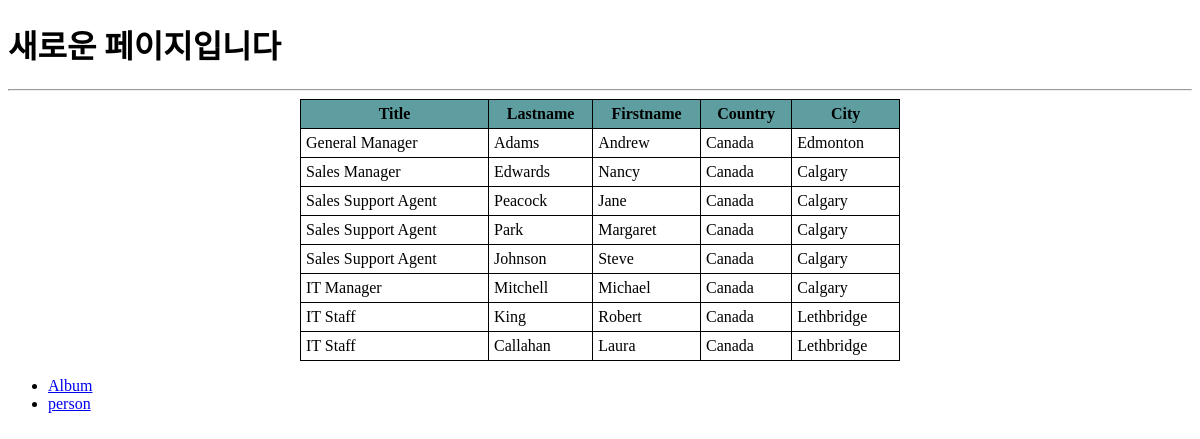
The page / on the database its author committed.
### tables this page shows
CREATE TABLE "employees"
(
    [EmployeeId] INTEGER PRIMARY KEY AUTOINCREMENT NOT NULL,
    [LastName] NVARCHAR(20)  NOT NULL,
    [FirstName] NVARCHAR(20)  NOT NULL,
    [Title] NVARCHAR(30),
    [ReportsTo] INTEGER,
    [BirthDate] DATETIME,
    [HireDate] DATETIME,
    [Address] NVARCHAR(70),
    [City] NVARCHAR(40),
    [State] NVARCHAR(40),
    [Country] NVARCHAR(40),
    [PostalCode] NVARCHAR(10),
    [Phone] NVARCHAR(24),
    [Fax] NVARCHAR(24),
    [Email] NVARCHAR(60),
    FOREIGN KEY ([ReportsTo]) REFERENCES "employees" ([EmployeeId]) 
		ON DELETE NO ACTION ON UPDATE NO ACTION
);

### day14_1.py (the view)
@app.route('/')
def home():
    conn = sqlite3.connect('week3/day14/day14_1/test.db')
    cursor = conn.cursor()
    cursor.execute(" select title,lastname,firstname,country,city from employees ")
    emp = cursor.fetchall()
    conn.close()
    return render_template('sqlite_index.html',emp = emp)

### templates/sqlite_index.html (shortened to what this page needs)
<!DOCTYPE html>
<html lang="ko">
<head>
</head>
<body>
<h1>새로운 페이지입니다</h1>
<hr>
<table id="tablestyle">
    <tr>
        <th>Title</th>
        <th>Lastname</th>
        <th>Firstname</th>
        <th>Country</th>
        <th>City</th>
    </tr>
    {% for i in emp %}
    <tr>
        <td>{{ i[0] }}</td>
        <td>{{ i[1] }}</td>
        <td>{{ i[2] }}</td>
        <td>{{ i[3] }}</td>
        <td>{{ i[4] }}</td>
    </tr>
    {% endfor %}
</table>
<ul>
    <li><a href="/albums">Album</a></li>
    <li><a href="/person">person</a></li>
</ul>
</body>
</html>

### templates/sqlite_index.html (style rules this page uses)
#tablestyle { width: 600px; margin: 0 auto; border-collapse: collapse; }
#tablestyle tr th { background: cadetblue; padding: 5px; border: 1px solid black; }
#tablestyle tr td { padding: 5px; border: 1px solid black; }

### rows shown on the page
employees: Title "General Manager", LastName "Adams", FirstName "Andrew", Country "Canada", City "Edmonton"
employees: Title "Sales Manager", LastName "Edwards", FirstName "Nancy", Country "Canada", City "Calgary"
employees: Title "Sales Support Agent", LastName "Peacock", FirstName "Jane", Country "Canada", City "Calgary"
employees: Title "Sales Support Agent", LastName "Park", FirstName "Margaret", Country "Canada", City "Calgary"
employees: Title "Sales Support Agent", LastName "Johnson", FirstName "Steve", Country "Canada", City "Calgary"
employees: Title "IT Manager", LastName "Mitchell", FirstName "Michael", Country "Canada", City "Calgary"
employees: Title "IT Staff", LastName "King", FirstName "Robert", Country "Canada", City "Lethbridge"
employees: Title "IT Staff", LastName "Callahan", FirstName "Laura", Country "Canada", City "Lethbridge"
